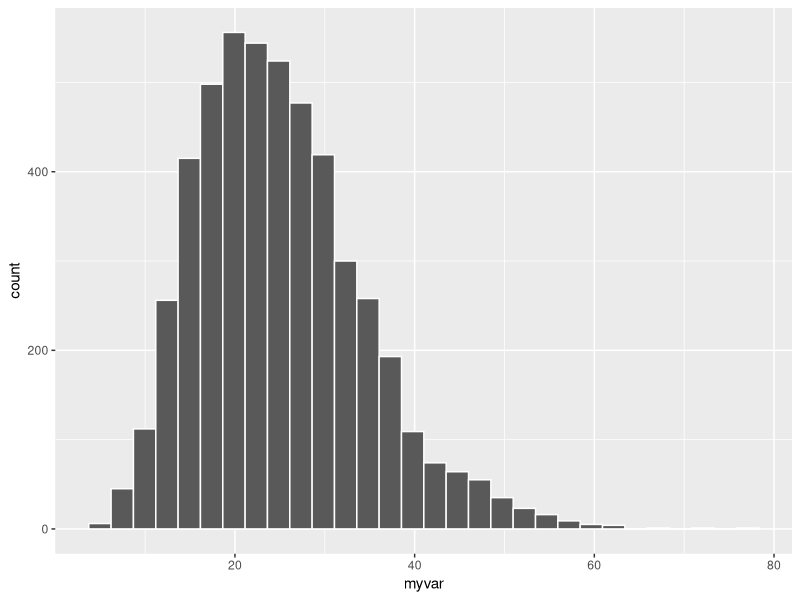
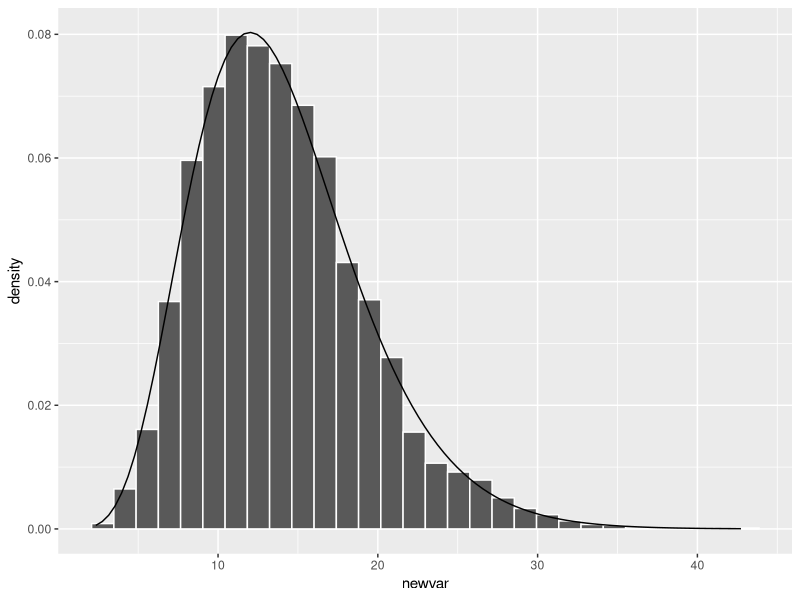
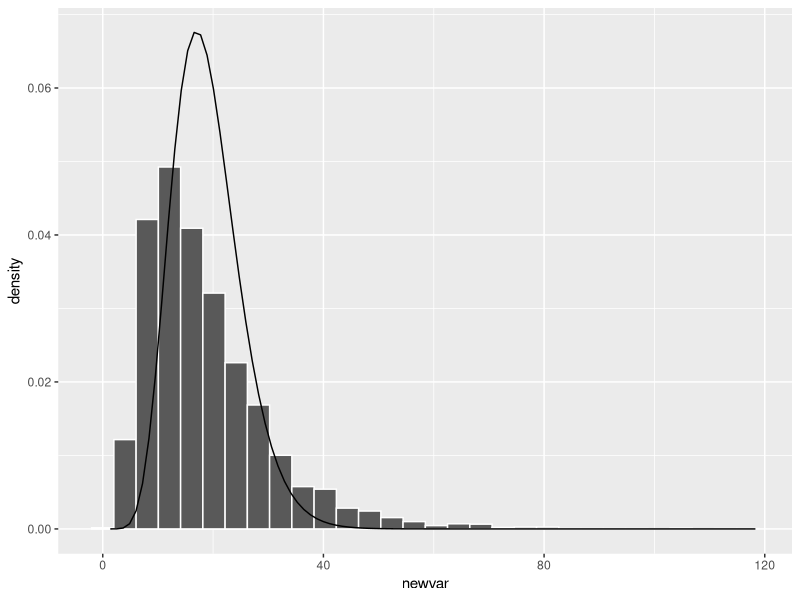
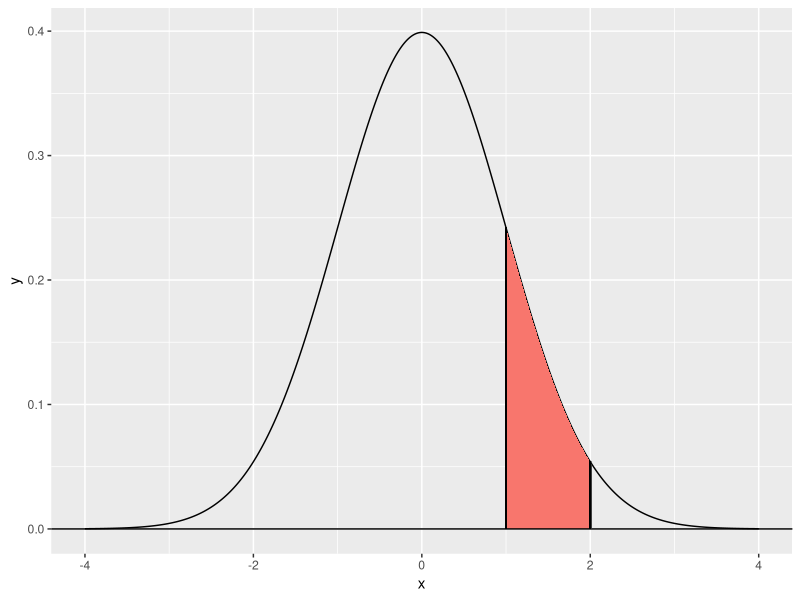
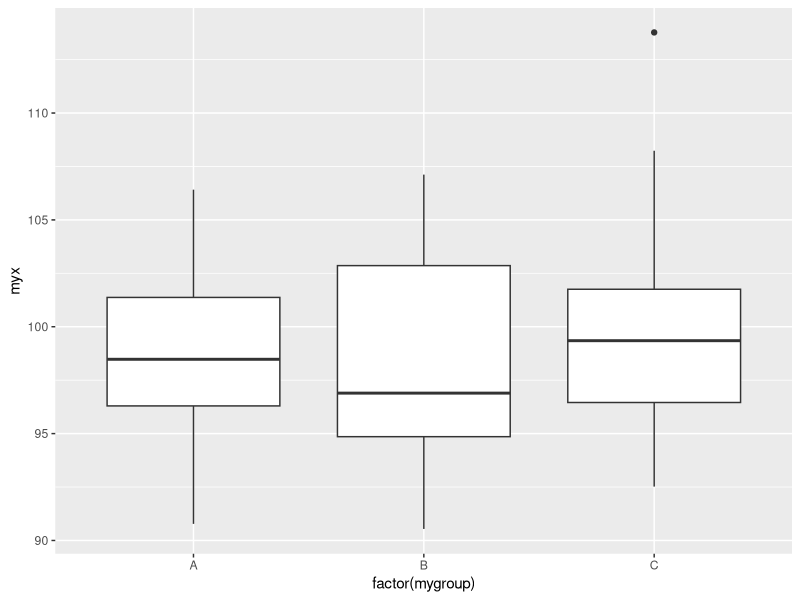
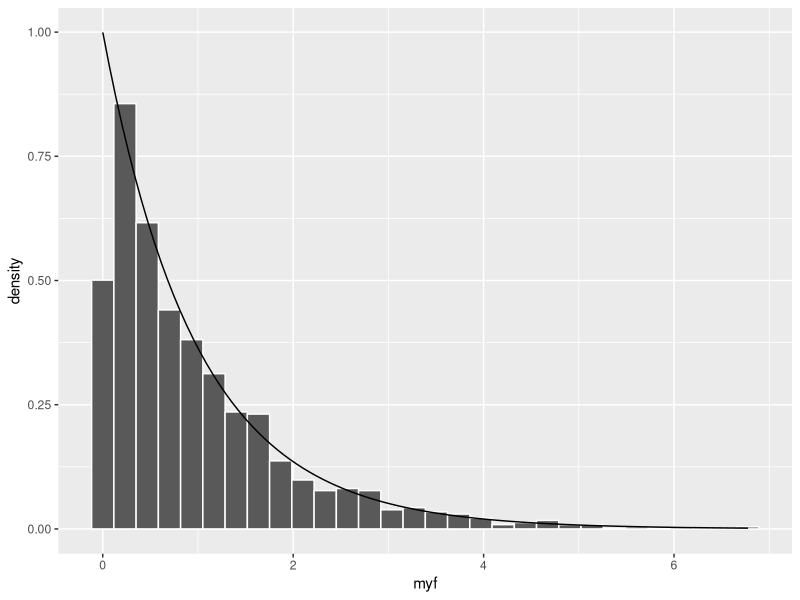
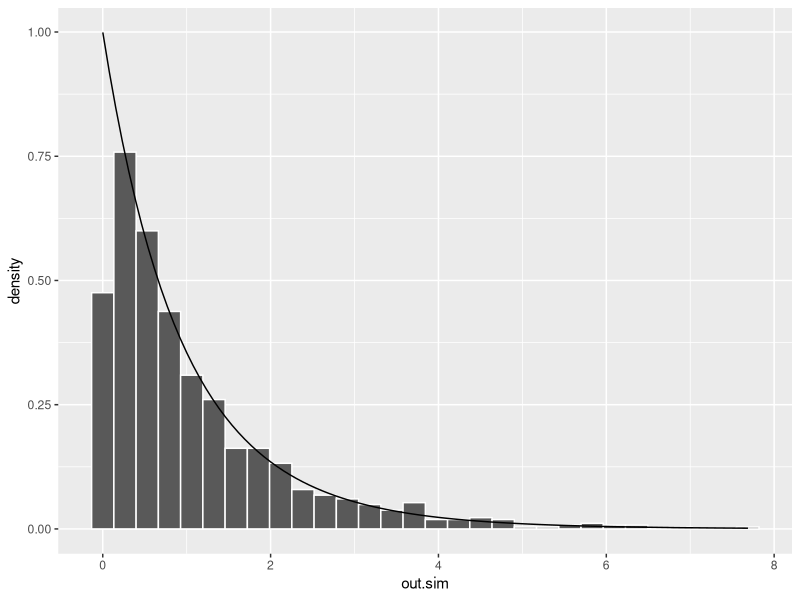
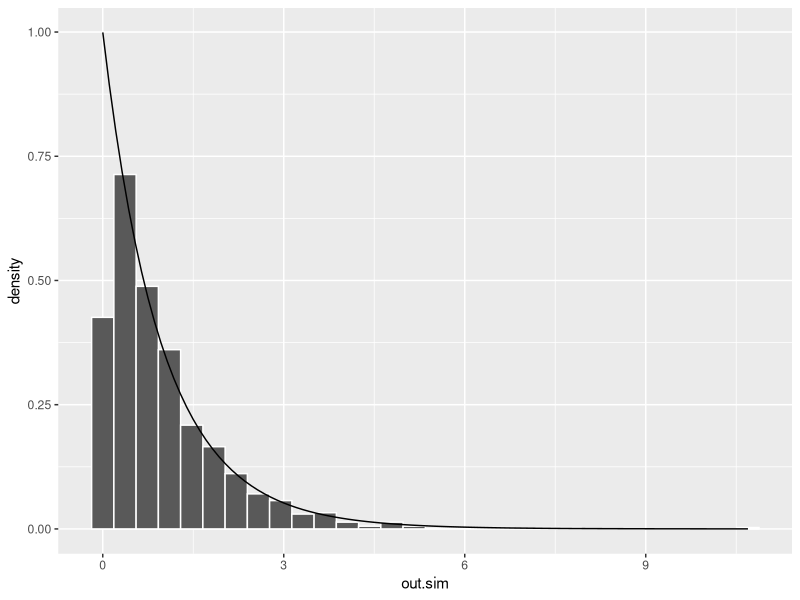

Source code (R) for these figures, in order:
# Day 31 - 4/18/2025
# Notes 14 - Investigation #4 Review
# Notes 15
# Note: See Code to Copy file!

library(tidyverse)
#----------------------------------------------------

#------------------------------------------------------
# Investigation #4 Review

#1
set.seed(2320)
myvar <- replicate(5000,var(rnorm(15,sd=5)))

ggplot(NULL,aes(x=myvar))+geom_histogram(color="white",bins=30)


#2
newvar <- (15-1)*myvar/25
myvardata <- data.frame(newvar=newvar)
ggplot(myvardata,aes(x=newvar))+
  geom_histogram(aes(y=after_stat(density)),color="white",bins=30) +
  stat_function(fun=dchisq,args=list(df=14))


#3
# I chose the Exponential distribution with rate=10.
myn <- 20
truevar <- 1/100 #You will need to calculate the theoretical value!
#Recall, Var(t_df) = df/(df-2)
#Recall, var(F_ndf,ddf) = (2*ddf*ddf*(ndf+ddf-2))/(ndf*(ddf-2)*(ddf-2)*(ddf-4))
#Recall, var(Chi^2 _ df) = 2*df
#Recall, var(Exp_rate) = (1/rate)^2


myvar <- replicate(5000, var(rexp(myn, 10)))
newvar <- (myn-1)*myvar/truevar
myvardata <- data.frame(newvar=newvar)
ggplot(myvardata,aes(x=newvar))+
  geom_histogram(aes(y=after_stat(density)),
                 color="white",bins=30) +
  stat_function(fun=dchisq,args=list(df=myn-1))


#------------------------------------------------------
# Notes 15

#1a
1-pnorm(1.5)
pnorm(1.5,lower.tail=FALSE)


#1b
pnorm(-1.5)

#2
1-pt(1.5,3)
1-pt(1.5,29)
1-pt(1.5,99)
1-pt(1.5,999)
1-pnorm(1.5)

#3
pchisq(10,3) - pchisq(5,3)

#4
qnorm(0.975)
qt(0.975,9)

#5
pt(qt(0.25,9),9)


#-------------------------------------------------------

# Area under curve

normalDistribution <- data.frame(
  x = seq(-4,4, by = 0.01),
  y = dnorm(seq(-4,4, by = 0.01))
)

lowerValue <- 1
upperValue <- 2

shadeNormal <- rbind(c(lowerValue,0), 
                     subset(normalDistribution, 
                            x > lowerValue & x < upperValue), 
                     c(upperValue,0))

ggplot(normalDistribution, aes(x,y)) +
  geom_line() +
  geom_polygon(data = shadeNormal, 
               aes(x=x, y=y, fill="red")) +
  guides(fill="none") +
  geom_hline(yintercept = 0) +
  geom_segment(aes(x = lowerValue, y = 0, 
                   xend = lowerValue, 
                   yend = dnorm(lowerValue))) +
  geom_segment(aes(x = upperValue, y = 0, 
                   xend = upperValue, 
                   yend = dnorm(upperValue)))


#-------------------------------------------------------

# Area under curve

mynewnorm <- rnorm(10000,0,1)
sum(mynewnorm >= 1 & mynewnorm <= 2)/10000

#b
1-pnorm(1.96)
#c
sum(mynewnorm >= 1.96)/10000


#-------------------------------------------------------

# Activity 1

#1
x1 <- rnorm(30, 100, 5)
x2 <- rnorm(20, 100, 5)
x3 <- rnorm(45, 100, 5)

#2
library(tidyverse)
mydata <- data.frame(myx = c(x1,x2,x3),mygroup = c(rep("A",30),rep("B",20),rep("C",45)))
ggplot(mydata,aes(x=factor(mygroup),y=myx)) + geom_boxplot()

group_by(mydata,mygroup) %>% summarize(mean(myx),sd(myx))

#5
out <- summary(aov(myx ~ mygroup, data=mydata))
out

#8
summary(aov(myx ~ mygroup, data=mydata))[[1]][4]$`F value`[1]
# Note: You don't want to use the same myx and mygroup each time
# so update the code in your for() loop or replicate()
# so that these values are generated fresh each time!

myf <- NULL
for(i in 1:1000){
  x1 <- rnorm(30, 100, 5)
  x2 <- rnorm(20, 100, 5)
  x3 <- rnorm(45, 100, 5)
  mydata <- data.frame(myx = c(x1,x2,x3),mygroup = c(rep("A",30),rep("B",20),rep("C",45)))
  myf[i] <- summary(aov(myx ~ mygroup, data=mydata))[[1]][4]$`F value`[1]
}

myfdata <- data.frame(myf=myf)
ggplot(myfdata,aes(x=myf)) + geom_histogram(aes(y=after_stat(density)),color="white") +
  stat_function(fun=df,args=list(df1=2,df2=92))

#11
examplef <- out[[1]][4]$`F value`[1]
sum(myf >= examplef)/1000

1-pf(examplef,2,92)



#------------------------------------------------------
# Notes 15 - Activity 1 function!

fsim <- function(n1=30,n2=20,n3=45){
  out.sim <- replicate(1000,summary(aov(c(rnorm(n1, 100, 5),
                                          rnorm(n2, 100, 5),
                                          rnorm(n3, 100, 5)) ~ c(rep("A",n1),rep("B",n2),rep("C",n3))))[[1]][4]$`F value`[1])
  
  
  
  mydata2 <- data.frame(out.sim=out.sim)
  ggplot(mydata2,aes(x=out.sim)) +
    geom_histogram(aes(y=after_stat(density)),color="white") +
    stat_function(fun=df,args=list(3-1,n1+n2+n3-3))
  
}

fsim(10,10,10)
fsim(10,30,20)
fsim(50,50,50)